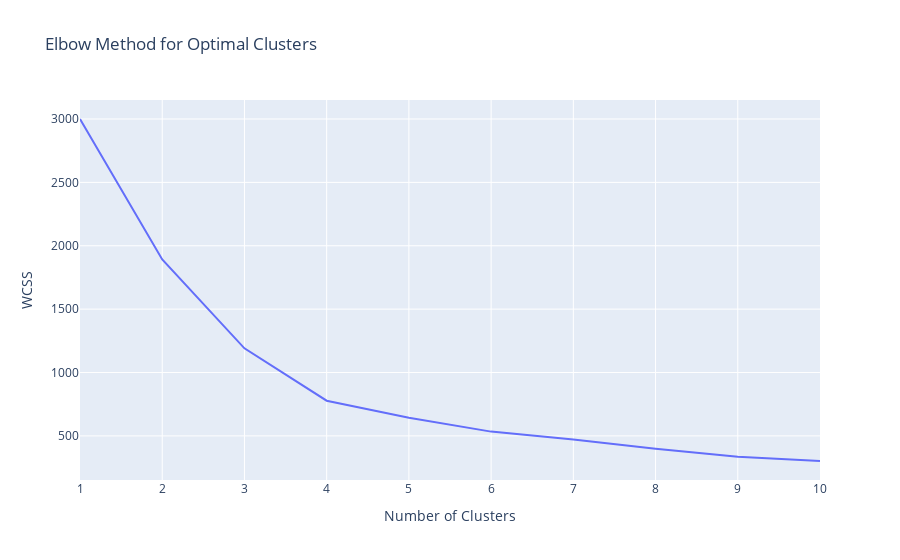

Notebook code for this chart:
### Code cell
wcss = []
for i in range(1, 11):
    kmeans = KMeans(n_clusters=i, random_state=42)
    kmeans.fit(df[["Response_Time", "Satisfaction_Score"]])
    wcss.append(kmeans.inertia_)

fig = px.line(x=list(range(1, 11)), y=wcss, title="Elbow Method for Optimal Clusters", labels={"x": "Number of Clusters", "y": "WCSS"})
fig.show()

### Figure 1 — Plotly figure (JSON) as saved in the notebook; plotly's stock layout.template omitted (floating-point values rounded to 4 significant figures)
{"data": [{"hovertemplate": "Number of Clusters=%{x}<br>WCSS=%{y}<extra></extra>", "legendgroup": "", "line": {"color": "#636efa", "dash": "solid"}, "marker": {"symbol": "circle"}, "mode": "lines", "name": "", "orientation": "v", "showlegend": false, "type": "scatter", "x": [1, 2, 3, 4, 5, 6, 7, 8, 9, 10], "xaxis": "x", "y": [3000.0, 1892.0, 1191.0, 777.6, 642.4, 533.7, 471.7, 398.1, 335.6, 302.0], "yaxis": "y"}], "layout": {"legend": {"tracegroupgap": 0}, "title": {"text": "Elbow Method for Optimal Clusters"}, "xaxis": {"anchor": "y", "domain": [0, 1], "title": {"text": "Number of Clusters"}}, "yaxis": {"anchor": "x", "domain": [0, 1], "title": {"text": "WCSS"}}}}
